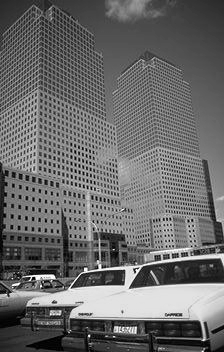
%> input picture TIM/TP/MyTpTIM/TP1/Image_jpg/image_a.pgm, 224 x 352 px
$ octave TP_lire_image.m   (GNU Octave 9; MATLAB toolbox functions it lacks are replaced by stand-ins)
%> lines starting %> are read from the running program, lines starting %| are printed output that depends on the picture; in (x1, y1, x2, y2) boxes, pixels count from 0 and x2, y2 are one past the last pixel; in counts of white or black regions, pixels touching at a corner belong together; the program's own positions count from 1
%-----------------------------------------------------
% UE Traitement d'Images M1 Info
% TP1 , programme TP_lire_image.m
% Objectifs :
%  -Découvrir Matlab
%  - Premières manipulations d'une image
%------------------------------------------------------

%Fermer toutes les figures et vider la mémoire
close all
clear

%Le répertoire où se trouve les images est le répertoire de travail
dir_ima='./Image_jpg';

%Nom de l'image choisi
fic_ima=[dir_ima '\' 'image_a.pgm'];

%lecture de l'image
ima = imread(fic_ima);
%> ima is the input picture: size 352x224 uint8; min 0, max 255, mean 106.2

%Affichage avec "plot"
n1=figure;
image(ima)
colormap(gray(256))
axis 'equal'
axis 'off'
title('image originale')

%taille de l'image

[lig, col] = size(ima);
%> lig = 352; col = 224
fprintf('Nombre de lignes   : %d\n', lig)
%| Nombre de lignes   : 352
fprintf('Nombre de colonnes : %d\n', col)
%| Nombre de colonnes : 224
disp('Pause : Taille de l''image')
pause

%maxi et min
valMin = min(min(ima));
%> valMin = 0
valMax = max(max(ima));
%> valMax = 255
fprintf('Valeur minimale : %d\n', valMin)
%| Valeur minimale : 0
fprintf('Valeur maximale : %d\n', valMax)
%| Valeur maximale : 255
disp('Pause : valeurs du maximum et minimum')
pause

%Quelle la valeur de niveau de gris du pixels à la ligne 25 et et la colonne 82 ?
%------------------ecrire et completer l'instruction----------------------%
valPix = ima(25,82);
%> valPix = 55
%------------------------------------------------------------------------%

fprintf('Valeur du pixel (25, 82) : %d\n', valPix)
%| Valeur du pixel (25, 82) : 55
disp('Pause : niveau de gris du pixel ligne 25 et colonne 82')
pause


%Affichage du profil de niveau de gris sur la ligne 25 et sur la colonne 82
numLig = 25;
numCol = 82;

%-----------------ecrire et completer les instructions-------------------%
oneLig = ima(numLig, :);
%> oneLig = 224 values, max 136 at index 32, min 30 at index 58, mean 70.81
oneCol = ima( :, numCol);
%> oneCol = 352 values, max 242 at index 274, min 5 at index 335, mean 112.5
%------------------------------------------------------------------------%


%Affichage des 2 profils
figure
plot(oneLig, 'r-')
hold on
plot(oneCol, 'g-')
grid on
legend(['ligne' int2str(numLig)], ['colonne' int2str(numCol)])
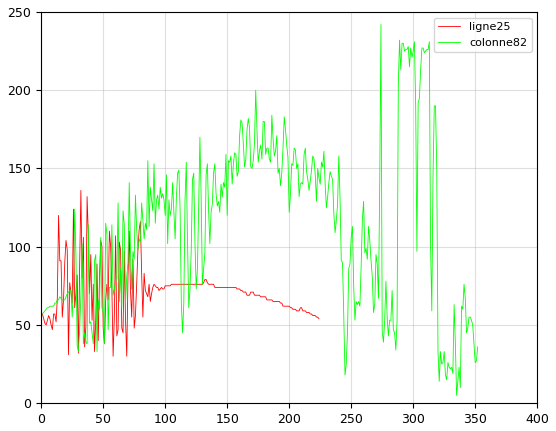
%> figure redrawn from the program's plot data; curve peaks at x = 32, y = 136; curve peaks at x = 274, y = 242

figure(n1)
hold on
plot((1:col), numLig*ones(col), 'r-')
plot(numCol*ones(lig), (1:lig), 'g-')
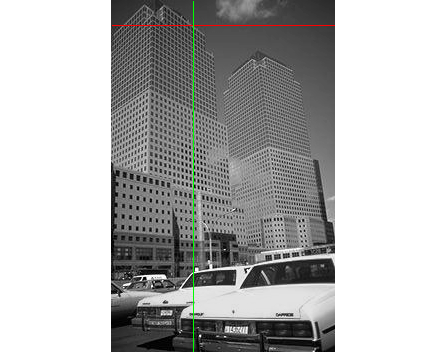
%> figure redrawn from the program's plot data; its title reads 'image originale'

disp(['Pause : profil des des niveaux de gris sur la ligne ' int2str(numLig) ' et sur la colonne ' int2str(numCol)])
pause


%Transformation de l'image
imaOut =uint8(255*(ima > 200));
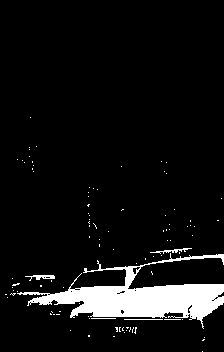
%> imaOut: size 352x224 uint8; 7.5% white; 97 white regions (92 under 20 px), largest, box (x1, y1, x2, y2) and area: (17, 253, 224, 329) 5425, (25, 275, 55, 281) 89, (150, 248, 192, 254) 83, (124, 319, 163, 320) 39, (91, 318, 116, 319) 25


%Affichage avec 'subplot'
n2 = figure;
subplot(1,2,1)
image(ima)
colormap(gray(256))
axis 'equal'
axis 'off'
title('image originale')
subplot(1,2,2)
image(imaOut)
colormap(gray(256))
axis 'equal'
axis 'off'
title('image transformée')

disp('Binarisation de l''image : quelle est la valeur du seuil ?')
